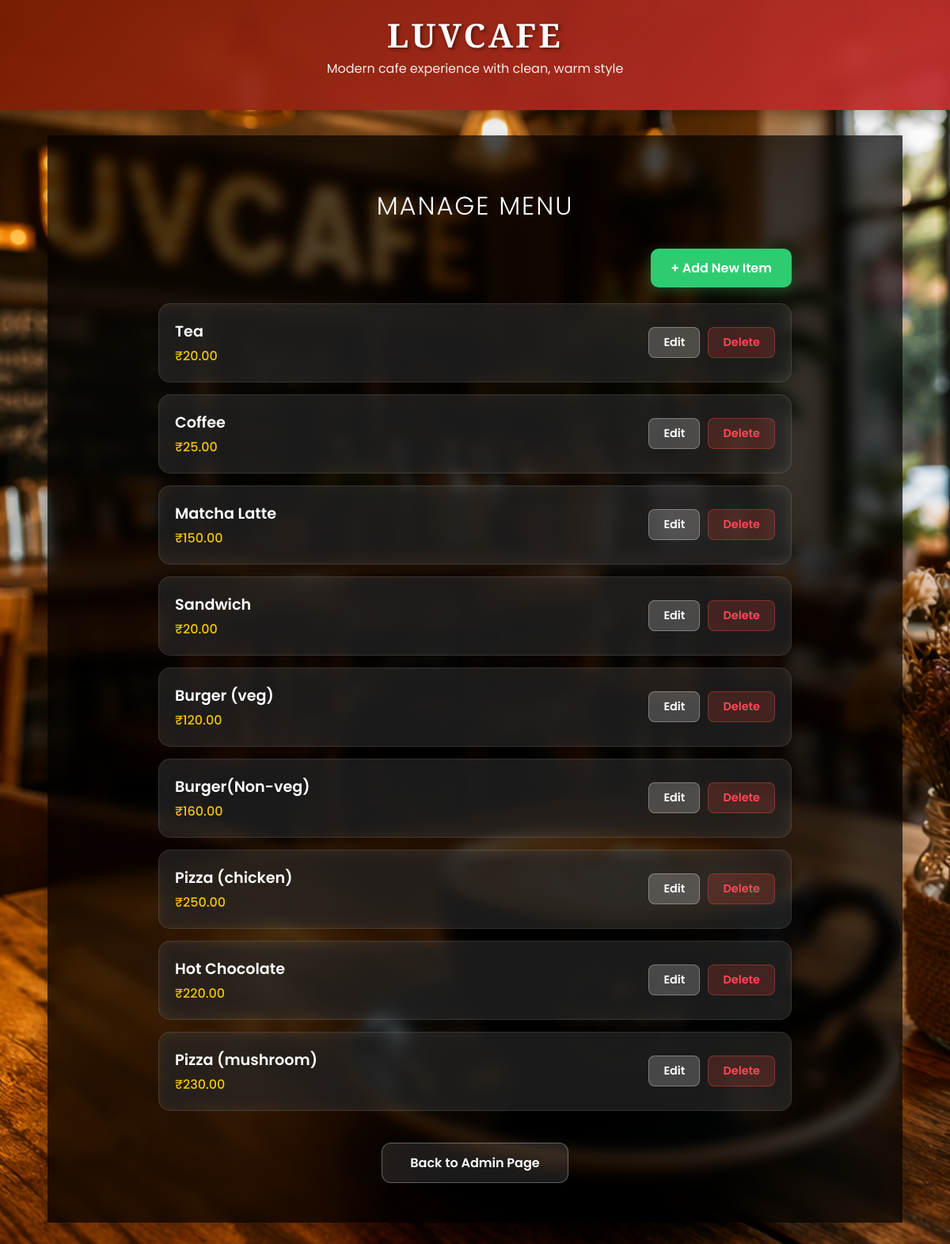
Page /manage_menu/ (signed in) on the committed database.
### Luvcafe/models.py (models this page shows, shortened)
class Tastes(models.Model):
    tastes = models.CharField(max_length=100)
    price = models.DecimalField(max_digits=6, decimal_places=2)

### Luvcafe/views.py (the view)
# urls.py: path('manage_menu/', views.manage_menu, name='manage_menu'),
def manage_menu(request):
    if not request.user.is_superuser:
        return redirect('home_page')
    items = Tastes.objects.all()
    return render(request, 'manage_menu.html', {'items': items})

### Luvcafe/templates/manage_menu.html (shortened to what this page needs)
{% extends 'base.html' %}
{% load static %}
{% block content %}
<div class="container">
    <h2>Manage Menu</h2>
    <div class="action-bar">
        <a href="{% url 'add_order' %}" class="btn-add">+ Add New Item</a>
    </div>
    <div class="menu-list">
        {% for item in items %}
        <div class="menu-item-card">
            <div class="item-info">
                <span class="item-name">{{ item.tastes }}</span>
                <span class="item-price">₹{{ item.price }}</span>
            </div>
            <div class="item-controls">
                <a href="{% url 'edit_item' item.id %}" class="btn-ctrl btn-edit">Edit</a>
                <a href="{% url 'delete_item' item.id %}" class="btn-ctrl btn-delete">Delete</a>
            </div>
        </div>
        {% empty %}
        <p style="color: white; opacity: 0.5;">No items in the menu yet.</p>
        {% endfor %}
    </div>
   <div class="btn-container">
        <a href="{% url 'admin_page' %}" class="btn-back">Back to Admin Page</a>
    </div>
</div>
{% endblock %}

### Luvcafe/static/css/base.css (style rules this page uses)
h2 { font-weight: 300; color: rgba(255, 255, 255, 0.9); font-size: 1.4rem; margin-top: 15px; margin-bottom: 40px; letter-spacing: 2px; text-transform: uppercase; }
body { font-family: 'Segoe UI', Tahoma, Geneva, Verdana, sans-serif; color: #ffffff; margin: 0; padding: 0; }

### rows in the picture
Tastes: tastes "Tea", price "20.00"
Tastes: tastes "Coffee", price "25.00"
Tastes: tastes "Matcha Latte", price "150.00"
Tastes: tastes "Sandwich", price "20.00"
Tastes: tastes "Burger (veg)", price "120.00"
Tastes: tastes "Burger(Non-veg)", price "160.00"
Tastes: tastes "Pizza (chicken)", price "250.00"
Tastes: tastes "Hot Chocolate", price "220.00"
Tastes: tastes "Pizza (mushroom)", price "230.00"
